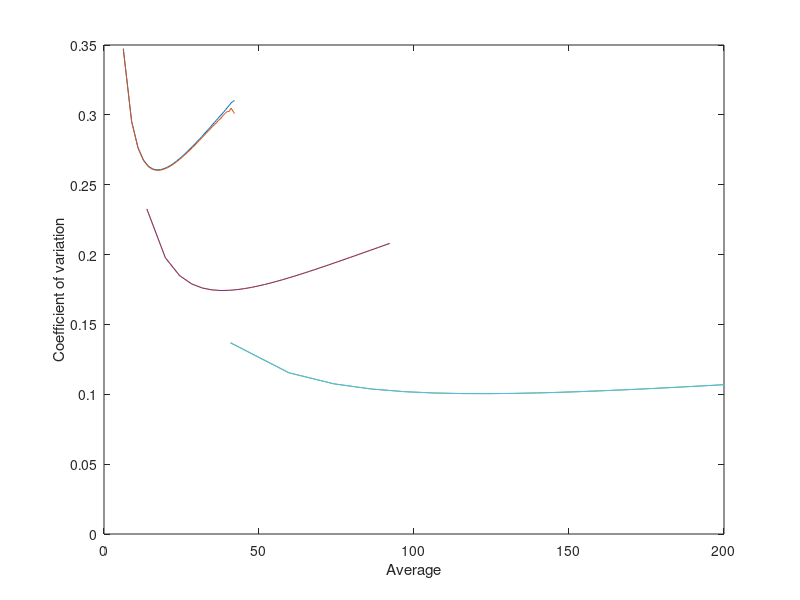

This chart was generated by the following MATLAB code:
AveALL=zeros(40,6);
CVALL=zeros(40,6);

load SteadyStateAnalysis_AvevsCV_Repressor_K1.mat
AveALL(:,1)=Ave(:,:,1);
AveALL(:,2)=Ave(:,:,2);
CVALL(:,1)=CV(:,:,1);
CVALL(:,2)=CV(:,:,2);

load SteadyStateAnalysis_AvevsCV_Repressor_K2.mat
AveALL(:,3)=Ave(:,:,3);
AveALL(:,4)=Ave(:,:,4);
CVALL(:,3)=CV(:,:,3);
CVALL(:,4)=CV(:,:,4);

load SteadyStateAnalysis_AvevsCV_Repressor_K3.mat
AveALL(:,5)=Ave(:,:,5);
AveALL(:,6)=Ave(:,:,6);
CVALL(:,5)=CV(:,:,5);
CVALL(:,6)=CV(:,:,6);

for K=1:length(FBgain)
    
    figure(2*length(FBgain)+1)
    plot((AveALL(:,1+2*(K-1))+AveALL(:,2+2*(K-1)))/2,CVALL(:,1+2*(K-1)),'-')
    hold on
    plot((AveALL(:,1+2*(K-1))+AveALL(:,2+2*(K-1)))/2,CVALL(:,2+2*(K-1)),'-')
    hold on
    xlabel('Average')
    ylabel('Coefficient of variation')
end
xlim([0 200])